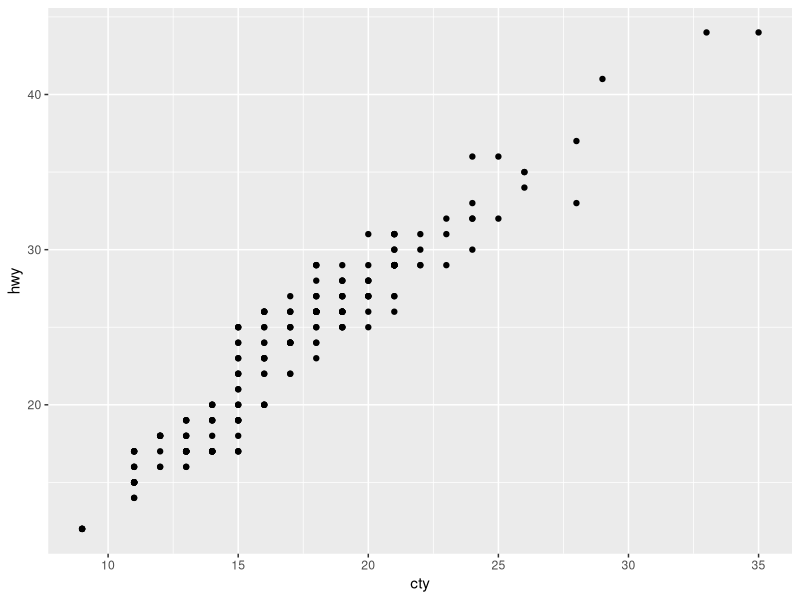

The R source for this figure:
## ---- chunk 1

knitr::opts_chunk$set(
  echo = TRUE,
  message = FALSE,
  warning = FALSE,
  cache = FALSE,
  fig.align = "center",
  fig.width = 5,
  fig.height = 4,
  dev = "png"
)
options(scipen = 999)
## ---- chunk 2
# store the number 42 in the_meaning_of_life
the_meaning_of_life <- 42
## ---- chunk 3
the_meaning_of_life
## ---- chunk 4
1:2 + c(3, 9)      # adding two vectors together
1.6 / 2
c(1, 10) * 2       # 2 is multiplied with each element
c(NA, 3.123, pi)^2 # pi is an object that's always available
## ---- chunk 5
c(1, 2, 3, 4) * c(1, 2)
## ---- chunk 6
a <- NULL
## ---- chunk 7
a <- c(NULL, "a")
a
## ---- chunk 8
x <- c("a", "b", "c", "e")
x[1]
## ---- chunk 9
x[c(1, 4)]
## ---- chunk 10
1:4
## ---- chunk 11
x[1:3]
## ---- chunk 12
x[1:2] <- c("foo", "bar")
x
## ---- chunk 13
x[-1]
x[-(1:2)]
## ---- chunk 14
m <- rbind(c(1, 2),
           c(3, NA))
m
## ---- chunk 15
m[1, 2]
## ---- chunk 16
m[1, ]
m[, 2]
## ---- chunk 17
d <- data.frame(a = 1:3,
                b = letters[1:3])
d
## ---- chunk 18
d$a
d$b
## ---- chunk 19
library(ggplot2) # library("ggplot2") would work as well!
## ---- chunk 20
ggplot2::ggplot(mpg, ggplot2::aes(cty, hwy)) +
  ggplot2::geom_point()
## ---- chunk 21
f1 <- function(a, b) {
  (a + b) ^ 2
}
## ---- chunk 22
f1(2, 3)
## ---- chunk 23
f1(a = 2, b = 3)
## ---- chunk 24
f2 <- function(a = 3, b = 0.5) {
  sqrt(a) + 3 * log(b)
}
## ---- chunk 25
f2()
## ---- chunk 26
f2(b = 1)
## ---- chunk 27
d <- data.frame(
  name = c("Wahijd", "Mary", "Eyvind"),
  diet = c("vegetarian", "meat-eater", "vegetarian"),
  age = c(34, 89, 50)
)
d
## ---- chunk 28
d$age <- d$age * 365
## ---- chunk 29
c("a", "b", "a") == "a"

1:5 != 3
## ---- chunk 30
c("a", "b", "c") %in% "a"
## ---- chunk 31
d$diet %in% c("vegan", "vegetarian")
## ---- chunk 32
help(mean) # or ?mean
